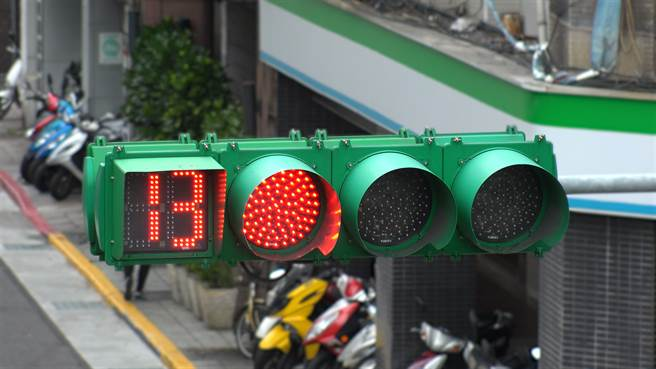
#> input picture red1.jpg, 656 x 369 px
$ python firstwithsiund.py
#> lines starting #> are read from the running program, lines starting #| are printed output that depends on the picture; after the words box and inside, x2 and y2 are one past the last pixel; in counts of white or black regions, pixels touching at a corner belong together
import cv2
import numpy as np
import pyttsx3  # 語音合成模組

def detect_circles_in_mask(mask, output_image, color_name, color_bgr):
    """
    偵測遮罩中的圓形並標記在圖片上
    :param mask: 二值遮罩
    :param output_image: 輸出的圖片
    :param color_name: 顏色名稱 (Red, Yellow, Green)
    :param color_bgr: 顯示的顏色 (B, G, R)
    :return: 是否有偵測到圓形
    """
    circles = cv2.HoughCircles(mask, cv2.HOUGH_GRADIENT, dp=1, minDist=30,
                               param1=50, param2=20, minRadius=10, maxRadius=100)
    detected = False
    if circles is not None:
        circles = np.uint16(np.around(circles))
        for circle in circles[0, :]:
            x, y, r = circle
            cv2.circle(output_image, (x, y), r, color_bgr, 2)  # 繪製圓形邊框
            cv2.circle(output_image, (x, y), 2, (0, 0, 255), 3)  # 標記圓心
            cv2.putText(output_image, f"{color_name} Light", (x - 30, y - r - 10),
                        cv2.FONT_HERSHEY_SIMPLEX, 0.6, color_bgr, 2)
            detected = True
    return detected

def main(image_path):
    # 初始化語音引擎
#> called with image_path = 'red1.jpg'
    engine = pyttsx3.init()
    engine.setProperty('rate', 150)  # 設定語速
    engine.setProperty('volume', 0.9)  # 設定音量

    # 讀取圖片
    image = cv2.imread(image_path)
#> image is the input picture: shape (369, 656, 3); mean B, G, R 93.7, 103.6, 92.5
    if image is None:
        print("Image not found!")
        engine.say("Image not found!")
        engine.runAndWait()
        return

    # 轉換為 HSV 色彩空間
    hsv = cv2.cvtColor(image, cv2.COLOR_BGR2HSV)
#> hsv: shape (369, 656, 3); mean H, S, V 74.9, 65.8, 113.3

    # 定義紅、黃、綠燈的 HSV 範圍
    color_ranges = {
        "Red": [(np.array([0, 100, 80]), np.array([10, 255, 255])),
                (np.array([170, 100, 80]), np.array([180, 255, 255]))],
        "Yellow": [(np.array([15, 100, 80]), np.array([35, 255, 255]))],
        "Green": [(np.array([40, 120, 100]), np.array([90, 255, 255]))]
    }

    # 建立輸出圖片
    output_image = image.copy()

    # 初始化燈光狀態
    detected_light = "No Light Detected"

    # 檢測每個顏色的圓形
    for color_name, ranges in color_ranges.items():
        combined_mask = None
        for lower, upper in ranges:
            color_mask = cv2.inRange(hsv, lower, upper)
            if combined_mask is None:
                combined_mask = color_mask
            else:
                combined_mask = cv2.bitwise_or(combined_mask, color_mask)

        # 顯示遮罩
        cv2.imshow(f"{color_name} Mask", combined_mask)

        # 偵測圓形
        detected = detect_circles_in_mask(combined_mask, output_image, color_name,
                                          {"Red": (0, 0, 255), "Yellow": (0, 255, 255), "Green": (0, 255, 0)}[color_name])
        if detected:
            detected_light = f"{color_name} Light"
            engine.say(f"Detected {color_name} Light")
            engine.runAndWait()
            break  # 若已偵測到燈光，結束迴圈
#> this loop made 1 pass
#> detected on pass 1: True
#> pass 1, in main, `cv2.imshow(f"{color_name} Mask", combined_mask)`:
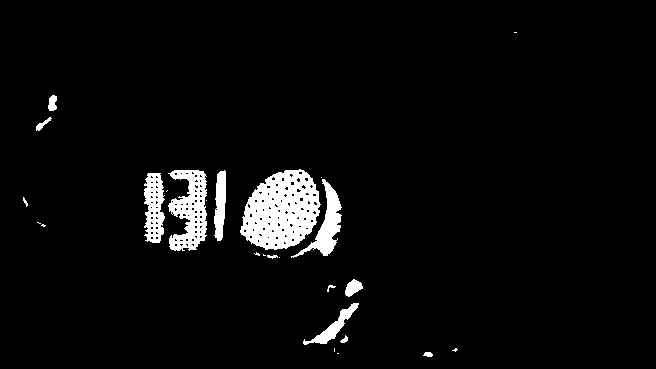
#> window 'Red Mask': shape (369, 656); 4.3% white; 26 white regions (12 under 20 px), largest, box (x1, y1, x2, y2) and area: (240, 169, 321, 250) 4463, (168, 170, 207, 251) 1976, (291, 179, 342, 258) 1169

    # 顯示目前燈光狀態
    cv2.putText(output_image, f"Current Light: {detected_light}", (20, 50),
                cv2.FONT_HERSHEY_SIMPLEX, 1, (255, 255, 255), 2)
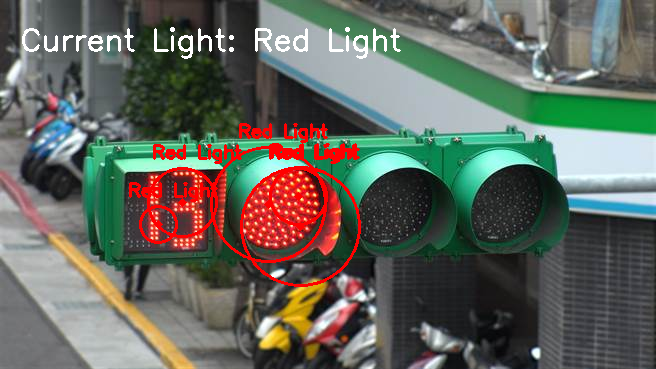
#> output_image: shape (369, 656, 3); 3.68% of pixels changed, all inside (x1, y1, x2, y2) = (22, 27, 401, 287)

    # 顯示結果
    cv2.imshow("Traffic Light Detection", output_image)
    cv2.waitKey(0)
    cv2.destroyAllWindows()


# 測試圖片
main("red1.jpg")

$ run again, with greenpeople.jpg copied over red1.jpg
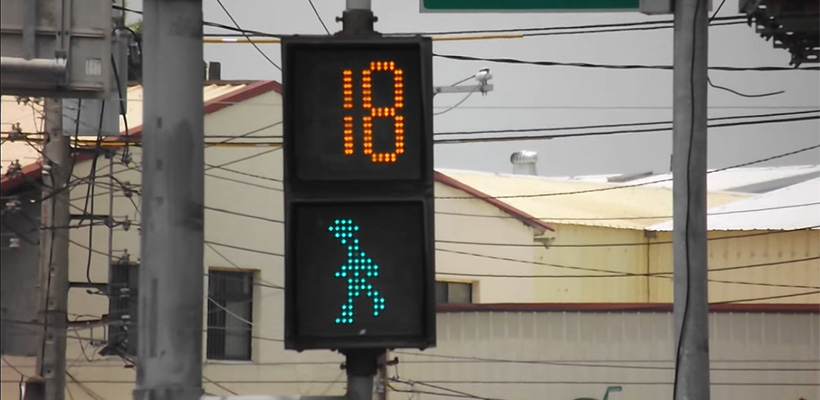
#> input picture greenpeople.jpg, 820 x 400 px
#> in main, image is the input picture: shape (400, 820, 3); mean B, G, R 111.8, 120.3, 125.3
#> hsv: shape (400, 820, 3); mean H, S, V 24.8, 29.3, 126.3
#> the loop in main, `for color_name, ranges in color_ranges.items():` made 1 pass
#> (circles in detect_circles_in_mask, detected) on pass 1: ([[378, 86, 19], [362, 116, 15]], True)
#> pass 1, in main, `cv2.imshow(f"{color_name} Mask", combined_mask)`:
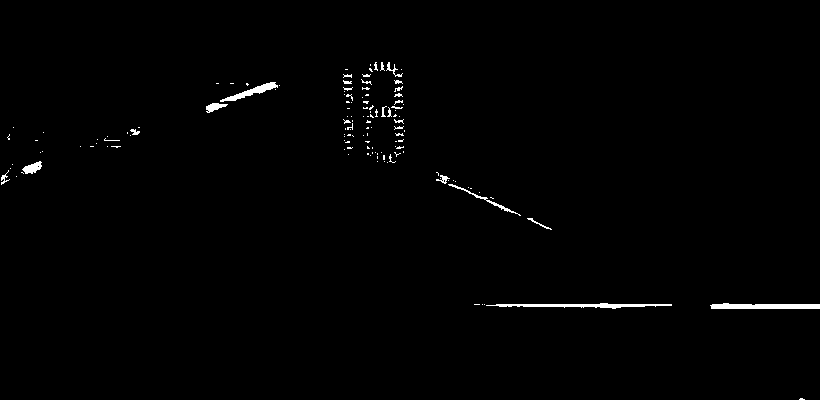
#> window 'Red Mask': shape (400, 820); 0.89% white; 135 white regions (111 under 20 px), largest, box (x1, y1, x2, y2) and area: (710, 303, 820, 309) 548, (486, 303, 672, 309) 538, (220, 82, 278, 102) 323
#> in main, `cv2.putText(output_image, f"Current Light: {detected_light}", (20, 50)..`:
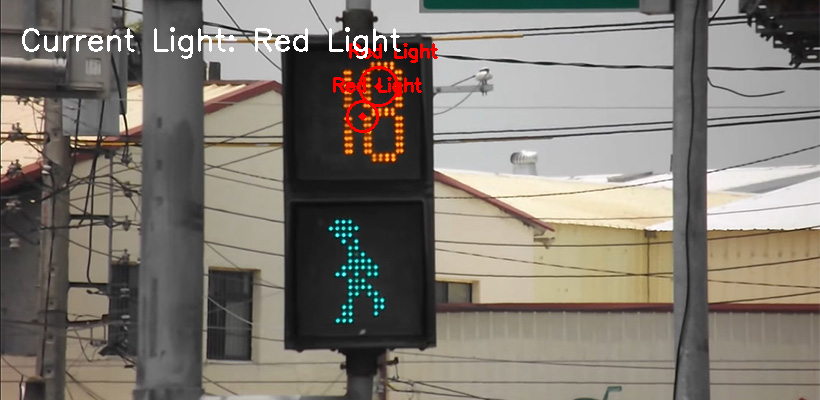
#> output_image: shape (400, 820, 3); 1.31% of pixels changed, all inside (x1, y1, x2, y2) = (22, 27, 438, 133)
